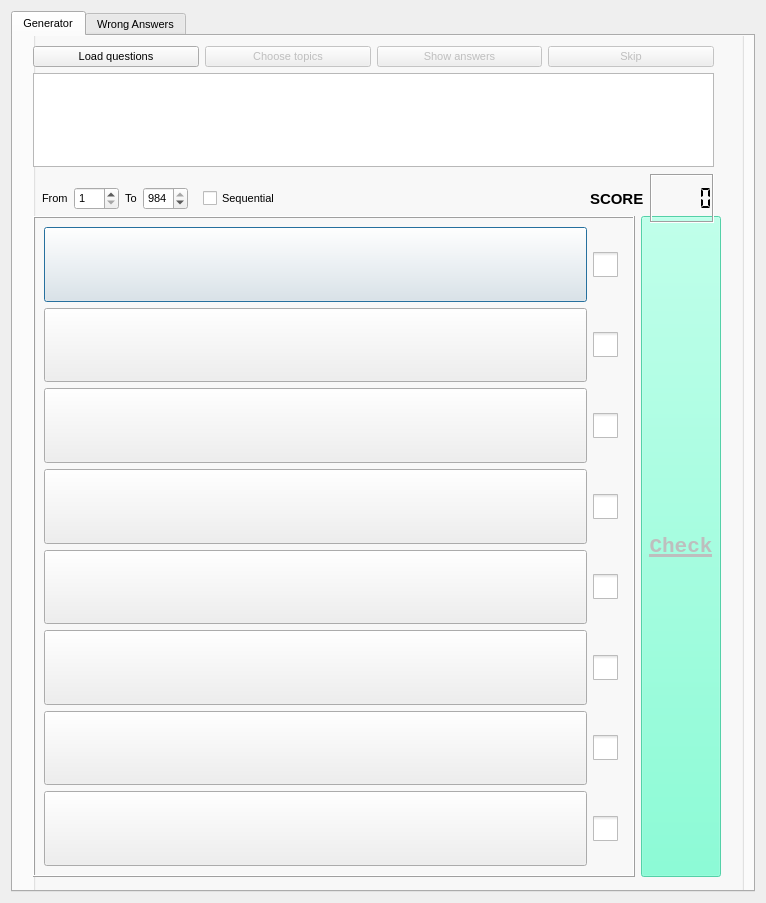
<?xml version="1.0" encoding="UTF-8"?>
<ui version="4.0">
 <class>QuestionGenerator</class>
 <widget class="QDialog" name="QuestionGenerator">
  <property name="geometry">
   <rect>
    <x>0</x>
    <y>0</y>
    <width>766</width>
    <height>903</height>
   </rect>
  </property>
  <property name="sizePolicy">
   <sizepolicy hsizetype="MinimumExpanding" vsizetype="MinimumExpanding">
    <horstretch>0</horstretch>
    <verstretch>0</verstretch>
   </sizepolicy>
  </property>
  <property name="font">
   <font>
    <pointsize>8</pointsize>
   </font>
  </property>
  <property name="windowTitle">
   <string>Dialog</string>
  </property>
  <layout class="QGridLayout" name="gridLayout">
   <item row="0" column="1">
    <widget class="QTabWidget" name="tabWidget">
     <property name="currentIndex">
      <number>0</number>
     </property>
     <widget class="QWidget" name="tab_3">
      <attribute name="title">
       <string>Generator</string>
      </attribute>
      <widget class="QGroupBox" name="groupBox_3">
       <property name="geometry">
        <rect>
         <x>20</x>
         <y>-20</y>
         <width>711</width>
         <height>1051</height>
        </rect>
       </property>
       <property name="title">
        <string/>
       </property>
       <widget class="QWidget" name="layoutWidget">
        <property name="geometry">
         <rect>
          <x>0</x>
          <y>200</y>
          <width>688</width>
          <height>661</height>
         </rect>
        </property>
        <layout class="QHBoxLayout" name="horizontalLayout_9">
         <item>
          <widget class="QFrame" name="frame">
           <property name="sizePolicy">
            <sizepolicy hsizetype="MinimumExpanding" vsizetype="MinimumExpanding">
             <horstretch>0</horstretch>
             <verstretch>0</verstretch>
            </sizepolicy>
           </property>
           <property name="minimumSize">
            <size>
             <width>591</width>
             <height>381</height>
            </size>
           </property>
           <property name="styleSheet">
            <string notr="true"/>
           </property>
           <property name="frameShape">
            <enum>QFrame::Box</enum>
           </property>
           <property name="frameShadow">
            <enum>QFrame::Raised</enum>
           </property>
           <layout class="QHBoxLayout" name="horizontalLayout_12">
            <item>
             <layout class="QVBoxLayout" name="verticalLayout">
              <property name="sizeConstraint">
               <enum>QLayout::SetMinimumSize</enum>
              </property>
              <item>
               <layout class="QHBoxLayout" name="horizontalLayout">
                <item>
                 <widget class="QPushButton" name="answerButton_1">
                  <property name="sizePolicy">
                   <sizepolicy hsizetype="MinimumExpanding" vsizetype="MinimumExpanding">
                    <horstretch>0</horstretch>
                    <verstretch>0</verstretch>
                   </sizepolicy>
                  </property>
                  <property name="text">
                   <string/>
                  </property>
                 </widget>
                </item>
                <item>
                 <widget class="QCheckBox" name="checkBox">
                  <property name="sizePolicy">
                   <sizepolicy hsizetype="Maximum" vsizetype="Maximum">
                    <horstretch>0</horstretch>
                    <verstretch>0</verstretch>
                   </sizepolicy>
                  </property>
                  <property name="styleSheet">
                   <string notr="true">QCheckBox::indicator {width: 25px;     height: 25px;}
</string>
                  </property>
                  <property name="text">
                   <string/>
                  </property>
                 </widget>
                </item>
               </layout>
              </item>
              <item>
               <layout class="QHBoxLayout" name="horizontalLayout_2">
                <item>
                 <widget class="QPushButton" name="answerButton_2">
                  <property name="sizePolicy">
                   <sizepolicy hsizetype="MinimumExpanding" vsizetype="MinimumExpanding">
                    <horstretch>0</horstretch>
                    <verstretch>0</verstretch>
                   </sizepolicy>
                  </property>
                  <property name="text">
                   <string/>
                  </property>
                 </widget>
                </item>
                <item>
                 <widget class="QCheckBox" name="checkBox_2">
                  <property name="sizePolicy">
                   <sizepolicy hsizetype="Maximum" vsizetype="Maximum">
                    <horstretch>0</horstretch>
                    <verstretch>0</verstretch>
                   </sizepolicy>
                  </property>
                  <property name="styleSheet">
                   <string notr="true">QCheckBox::indicator {width: 25px;     height: 25px;}</string>
                  </property>
                  <property name="text">
                   <string/>
                  </property>
                 </widget>
                </item>
               </layout>
              </item>
              <item>
               <layout class="QHBoxLayout" name="horizontalLayout_3">
                <item>
                 <widget class="QPushButton" name="answerButton_3">
                  <property name="sizePolicy">
                   <sizepolicy hsizetype="MinimumExpanding" vsizetype="MinimumExpanding">
                    <horstretch>0</horstretch>
                    <verstretch>0</verstretch>
                   </sizepolicy>
                  </property>
                  <property name="text">
                   <string/>
                  </property>
                 </widget>
                </item>
                <item alignment="Qt::AlignRight">
                 <widget class="QCheckBox" name="checkBox_3">
                  <property name="sizePolicy">
                   <sizepolicy hsizetype="Maximum" vsizetype="Maximum">
                    <horstretch>0</horstretch>
                    <verstretch>0</verstretch>
                   </sizepolicy>
                  </property>
                  <property name="styleSheet">
                   <string notr="true">QCheckBox::indicator {width: 25px;     height: 25px;}</string>
                  </property>
                  <property name="text">
                   <string/>
                  </property>
                  <property name="iconSize">
                   <size>
                    <width>27</width>
                    <height>19</height>
                   </size>
                  </property>
                 </widget>
                </item>
               </layout>
              </item>
              <item>
               <layout class="QHBoxLayout" name="horizontalLayout_4">
                <item>
                 <widget class="QPushButton" name="answerButton_4">
                  <property name="sizePolicy">
                   <sizepolicy hsizetype="MinimumExpanding" vsizetype="MinimumExpanding">
                    <horstretch>0</horstretch>
                    <verstretch>0</verstretch>
                   </sizepolicy>
                  </property>
                  <property name="text">
                   <string/>
                  </property>
                 </widget>
                </item>
                <item alignment="Qt::AlignRight">
                 <widget class="QCheckBox" name="checkBox_4">
                  <property name="sizePolicy">
                   <sizepolicy hsizetype="Maximum" vsizetype="Maximum">
                    <horstretch>0</horstretch>
                    <verstretch>0</verstretch>
                   </sizepolicy>
                  </property>
                  <property name="styleSheet">
                   <string notr="true">QCheckBox::indicator {width: 25px;     height: 25px;}</string>
                  </property>
                  <property name="text">
                   <string/>
                  </property>
                 </widget>
                </item>
               </layout>
              </item>
              <item>
               <layout class="QHBoxLayout" name="horizontalLayout_5">
                <item>
                 <widget class="QPushButton" name="answerButton_5">
                  <property name="sizePolicy">
                   <sizepolicy hsizetype="MinimumExpanding" vsizetype="MinimumExpanding">
                    <horstretch>0</horstretch>
                    <verstretch>0</verstretch>
                   </sizepolicy>
                  </property>
                  <property name="text">
                   <string/>
                  </property>
                 </widget>
                </item>
                <item alignment="Qt::AlignRight">
                 <widget class="QCheckBox" name="checkBox_5">
                  <property name="styleSheet">
                   <string notr="true">QCheckBox::indicator {width: 25px;     height: 25px;}</string>
                  </property>
                  <property name="text">
                   <string/>
                  </property>
                 </widget>
                </item>
               </layout>
              </item>
              <item>
               <layout class="QHBoxLayout" name="horizontalLayout_6">
                <item>
                 <widget class="QPushButton" name="answerButton_6">
                  <property name="sizePolicy">
                   <sizepolicy hsizetype="MinimumExpanding" vsizetype="MinimumExpanding">
                    <horstretch>0</horstretch>
                    <verstretch>0</verstretch>
                   </sizepolicy>
                  </property>
                  <property name="text">
                   <string/>
                  </property>
                 </widget>
                </item>
                <item alignment="Qt::AlignRight">
                 <widget class="QCheckBox" name="checkBox_6">
                  <property name="styleSheet">
                   <string notr="true">QCheckBox::indicator {width: 25px;     height: 25px;}</string>
                  </property>
                  <property name="text">
                   <string/>
                  </property>
                 </widget>
                </item>
               </layout>
              </item>
              <item>
               <layout class="QHBoxLayout" name="horizontalLayout_7">
                <item>
                 <widget class="QPushButton" name="answerButton_7">
                  <property name="sizePolicy">
                   <sizepolicy hsizetype="MinimumExpanding" vsizetype="MinimumExpanding">
                    <horstretch>0</horstretch>
                    <verstretch>0</verstretch>
                   </sizepolicy>
                  </property>
                  <property name="text">
                   <string/>
                  </property>
                 </widget>
                </item>
                <item alignment="Qt::AlignRight">
                 <widget class="QCheckBox" name="checkBox_7">
                  <property name="styleSheet">
                   <string notr="true">QCheckBox::indicator {width: 25px;     height: 25px;}</string>
                  </property>
                  <property name="text">
                   <string/>
                  </property>
                 </widget>
                </item>
               </layout>
              </item>
              <item>
               <layout class="QHBoxLayout" name="horizontalLayout_8">
                <item>
                 <widget class="QPushButton" name="answerButton_8">
                  <property name="sizePolicy">
                   <sizepolicy hsizetype="MinimumExpanding" vsizetype="MinimumExpanding">
                    <horstretch>0</horstretch>
                    <verstretch>0</verstretch>
                   </sizepolicy>
                  </property>
                  <property name="text">
                   <string/>
                  </property>
                 </widget>
                </item>
                <item alignment="Qt::AlignRight">
                 <widget class="QCheckBox" name="checkBox_8">
                  <property name="sizePolicy">
                   <sizepolicy hsizetype="Maximum" vsizetype="Maximum">
                    <horstretch>0</horstretch>
                    <verstretch>0</verstretch>
                   </sizepolicy>
                  </property>
                  <property name="styleSheet">
                   <string notr="true">QCheckBox::indicator {width: 25px;     height: 25px;}</string>
                  </property>
                  <property name="text">
                   <string/>
                  </property>
                 </widget>
                </item>
               </layout>
              </item>
             </layout>
            </item>
           </layout>
          </widget>
         </item>
         <item>
          <widget class="QPushButton" name="check">
           <property name="enabled">
            <bool>false</bool>
           </property>
           <property name="sizePolicy">
            <sizepolicy hsizetype="Minimum" vsizetype="Minimum">
             <horstretch>0</horstretch>
             <verstretch>0</verstretch>
            </sizepolicy>
           </property>
           <property name="font">
            <font>
             <family>Consolas</family>
             <pointsize>16</pointsize>
             <weight>75</weight>
             <italic>false</italic>
             <bold>true</bold>
             <underline>true</underline>
             <strikeout>false</strikeout>
             <kerning>true</kerning>
            </font>
           </property>
           <property name="styleSheet">
            <string notr="true">QPushButton {background:rgb(102, 255, 204)}</string>
           </property>
           <property name="text">
            <string>Check</string>
           </property>
          </widget>
         </item>
        </layout>
       </widget>
       <widget class="QWidget" name="widget_3" native="true">
        <property name="geometry">
         <rect>
          <x>320</x>
          <y>20</y>
          <width>201</width>
          <height>45</height>
         </rect>
        </property>
       </widget>
       <widget class="QWidget" name="layoutWidget">
        <property name="geometry">
         <rect>
          <x>0</x>
          <y>30</y>
          <width>681</width>
          <height>121</height>
         </rect>
        </property>
        <layout class="QVBoxLayout" name="verticalLayout_2">
         <item>
          <layout class="QHBoxLayout" name="horizontalLayout_11">
           <item>
            <widget class="QPushButton" name="loadDefault">
             <property name="text">
              <string>Load questions</string>
             </property>
            </widget>
           </item>
           <item>
            <widget class="QPushButton" name="chooseTopicsButton">
             <property name="enabled">
              <bool>false</bool>
             </property>
             <property name="text">
              <string>Choose topics</string>
             </property>
            </widget>
           </item>
           <item>
            <widget class="QPushButton" name="showAnswersButton">
             <property name="enabled">
              <bool>false</bool>
             </property>
             <property name="text">
              <string>Show answers</string>
             </property>
            </widget>
           </item>
           <item>
            <widget class="QPushButton" name="generate">
             <property name="enabled">
              <bool>false</bool>
             </property>
             <property name="text">
              <string>Skip</string>
             </property>
             <property name="checkable">
              <bool>false</bool>
             </property>
            </widget>
           </item>
          </layout>
         </item>
         <item>
          <widget class="QTextEdit" name="textEdit">
           <property name="font">
            <font>
             <pointsize>12</pointsize>
            </font>
           </property>
           <property name="readOnly">
            <bool>true</bool>
           </property>
          </widget>
         </item>
        </layout>
       </widget>
       <widget class="QWidget" name="layoutWidget">
        <property name="geometry">
         <rect>
          <x>0</x>
          <y>158</y>
          <width>681</width>
          <height>49</height>
         </rect>
        </property>
        <layout class="QHBoxLayout" name="horizontalLayout_24">
         <item>
          <layout class="QHBoxLayout" name="horizontalLayout_23">
           <item>
            <widget class="QWidget" name="widget_2" native="true">
             <layout class="QHBoxLayout" name="horizontalLayout_13">
              <item>
               <widget class="QLabel" name="label_9">
                <property name="text">
                 <string>From</string>
                </property>
               </widget>
              </item>
              <item>
               <widget class="QSpinBox" name="minSpinBox">
                <property name="minimum">
                 <number>1</number>
                </property>
                <property name="maximum">
                 <number>983</number>
                </property>
               </widget>
              </item>
              <item>
               <widget class="QLabel" name="label_10">
                <property name="text">
                 <string>To</string>
                </property>
               </widget>
              </item>
              <item>
               <widget class="QSpinBox" name="maxSpinBox">
                <property name="sizePolicy">
                 <sizepolicy hsizetype="Minimum" vsizetype="Maximum">
                  <horstretch>0</horstretch>
                  <verstretch>0</verstretch>
                 </sizepolicy>
                </property>
                <property name="minimum">
                 <number>1</number>
                </property>
                <property name="maximum">
                 <number>984</number>
                </property>
                <property name="value">
                 <number>984</number>
                </property>
               </widget>
              </item>
             </layout>
            </widget>
           </item>
           <item>
            <widget class="QCheckBox" name="sequential">
             <property name="text">
              <string>Sequential</string>
             </property>
            </widget>
           </item>
          </layout>
         </item>
         <item>
          <spacer name="horizontalSpacer">
           <property name="orientation">
            <enum>Qt::Horizontal</enum>
           </property>
           <property name="sizeHint" stdset="0">
            <size>
             <width>40</width>
             <height>20</height>
            </size>
           </property>
          </spacer>
         </item>
         <item>
          <layout class="QHBoxLayout" name="horizontalLayout_22">
           <item>
            <widget class="QLabel" name="label_12">
             <property name="font">
              <font>
               <pointsize>11</pointsize>
               <weight>75</weight>
               <bold>true</bold>
               <underline>false</underline>
              </font>
             </property>
             <property name="text">
              <string>SCORE</string>
             </property>
            </widget>
           </item>
           <item>
            <widget class="QLCDNumber" name="score">
             <property name="frameShape">
              <enum>QFrame::Box</enum>
             </property>
             <property name="frameShadow">
              <enum>QFrame::Sunken</enum>
             </property>
             <property name="segmentStyle">
              <enum>QLCDNumber::Flat</enum>
             </property>
            </widget>
           </item>
          </layout>
         </item>
        </layout>
       </widget>
      </widget>
      <widget class="QWidget" name="horizontalLayoutWidget">
       <property name="geometry">
        <rect>
         <x>770</x>
         <y>120</y>
         <width>160</width>
         <height>80</height>
        </rect>
       </property>
       <layout class="QHBoxLayout" name="horizontalLayout_14">
        <property name="spacing">
         <number>0</number>
        </property>
        <item>
         <widget class="QLabel" name="label">
          <property name="sizePolicy">
           <sizepolicy hsizetype="Expanding" vsizetype="Expanding">
            <horstretch>0</horstretch>
            <verstretch>0</verstretch>
           </sizepolicy>
          </property>
          <property name="mouseTracking">
           <bool>true</bool>
          </property>
          <property name="text">
           <string/>
          </property>
          <property name="alignment">
           <set>Qt::AlignCenter</set>
          </property>
          <property name="wordWrap">
           <bool>true</bool>
          </property>
          <property name="textInteractionFlags">
           <set>Qt::NoTextInteraction</set>
          </property>
         </widget>
        </item>
       </layout>
      </widget>
      <widget class="QWidget" name="horizontalLayoutWidget_2">
       <property name="geometry">
        <rect>
         <x>770</x>
         <y>220</y>
         <width>160</width>
         <height>80</height>
        </rect>
       </property>
       <layout class="QHBoxLayout" name="horizontalLayout_15">
        <property name="spacing">
         <number>0</number>
        </property>
        <item>
         <widget class="QLabel" name="label_2">
          <property name="sizePolicy">
           <sizepolicy hsizetype="Expanding" vsizetype="Expanding">
            <horstretch>0</horstretch>
            <verstretch>0</verstretch>
           </sizepolicy>
          </property>
          <property name="mouseTracking">
           <bool>true</bool>
          </property>
          <property name="text">
           <string/>
          </property>
          <property name="alignment">
           <set>Qt::AlignCenter</set>
          </property>
          <property name="wordWrap">
           <bool>true</bool>
          </property>
          <property name="textInteractionFlags">
           <set>Qt::NoTextInteraction</set>
          </property>
         </widget>
        </item>
       </layout>
      </widget>
      <widget class="QWidget" name="horizontalLayoutWidget_3">
       <property name="geometry">
        <rect>
         <x>770</x>
         <y>320</y>
         <width>160</width>
         <height>80</height>
        </rect>
       </property>
       <layout class="QHBoxLayout" name="horizontalLayout_16">
        <property name="spacing">
         <number>0</number>
        </property>
        <item>
         <widget class="QLabel" name="label_3">
          <property name="sizePolicy">
           <sizepolicy hsizetype="Expanding" vsizetype="Expanding">
            <horstretch>0</horstretch>
            <verstretch>0</verstretch>
           </sizepolicy>
          </property>
          <property name="mouseTracking">
           <bool>true</bool>
          </property>
          <property name="text">
           <string/>
          </property>
          <property name="alignment">
           <set>Qt::AlignCenter</set>
          </property>
          <property name="wordWrap">
           <bool>true</bool>
          </property>
          <property name="textInteractionFlags">
           <set>Qt::NoTextInteraction</set>
          </property>
         </widget>
        </item>
       </layout>
      </widget>
      <widget class="QWidget" name="horizontalLayoutWidget_4">
       <property name="geometry">
        <rect>
         <x>760</x>
         <y>420</y>
         <width>160</width>
         <height>80</height>
        </rect>
       </property>
       <layout class="QHBoxLayout" name="horizontalLayout_17">
        <property name="spacing">
         <number>0</number>
        </property>
        <item>
         <widget class="QLabel" name="label_4">
          <property name="sizePolicy">
           <sizepolicy hsizetype="Expanding" vsizetype="Expanding">
            <horstretch>0</horstretch>
            <verstretch>0</verstretch>
           </sizepolicy>
          </property>
          <property name="mouseTracking">
           <bool>true</bool>
          </property>
          <property name="text">
           <string/>
          </property>
          <property name="alignment">
           <set>Qt::AlignCenter</set>
          </property>
          <property name="wordWrap">
           <bool>true</bool>
          </property>
          <property name="textInteractionFlags">
           <set>Qt::NoTextInteraction</set>
          </property>
         </widget>
        </item>
       </layout>
      </widget>
      <widget class="QWidget" name="horizontalLayoutWidget_5">
       <property name="geometry">
        <rect>
         <x>760</x>
         <y>520</y>
         <width>160</width>
         <height>80</height>
        </rect>
       </property>
       <layout class="QHBoxLayout" name="horizontalLayout_18">
        <property name="spacing">
         <number>0</number>
        </property>
        <item>
         <widget class="QLabel" name="label_5">
          <property name="sizePolicy">
           <sizepolicy hsizetype="Expanding" vsizetype="Expanding">
            <horstretch>0</horstretch>
            <verstretch>0</verstretch>
           </sizepolicy>
          </property>
          <property name="mouseTracking">
           <bool>true</bool>
          </property>
          <property name="text">
           <string/>
          </property>
          <property name="alignment">
           <set>Qt::AlignCenter</set>
          </property>
          <property name="wordWrap">
           <bool>true</bool>
          </property>
          <property name="textInteractionFlags">
           <set>Qt::NoTextInteraction</set>
          </property>
         </widget>
        </item>
       </layout>
      </widget>
      <widget class="QWidget" name="horizontalLayoutWidget_6">
       <property name="geometry">
        <rect>
         <x>760</x>
         <y>610</y>
         <width>160</width>
         <height>80</height>
        </rect>
       </property>
       <layout class="QHBoxLayout" name="horizontalLayout_19">
        <property name="spacing">
         <number>0</number>
        </property>
        <item>
         <widget class="QLabel" name="label_6">
          <property name="sizePolicy">
           <sizepolicy hsizetype="Expanding" vsizetype="Expanding">
            <horstretch>0</horstretch>
            <verstretch>0</verstretch>
           </sizepolicy>
          </property>
          <property name="mouseTracking">
           <bool>true</bool>
          </property>
          <property name="text">
           <string/>
          </property>
          <property name="alignment">
           <set>Qt::AlignCenter</set>
          </property>
          <property name="wordWrap">
           <bool>true</bool>
          </property>
          <property name="textInteractionFlags">
           <set>Qt::NoTextInteraction</set>
          </property>
         </widget>
        </item>
       </layout>
      </widget>
      <widget class="QWidget" name="horizontalLayoutWidget_7">
       <property name="geometry">
        <rect>
         <x>760</x>
         <y>700</y>
         <width>160</width>
         <height>51</height>
        </rect>
       </property>
       <layout class="QHBoxLayout" name="horizontalLayout_20">
        <property name="spacing">
         <number>0</number>
        </property>
        <item>
         <widget class="QLabel" name="label_7">
          <property name="sizePolicy">
           <sizepolicy hsizetype="Expanding" vsizetype="Expanding">
            <horstretch>0</horstretch>
            <verstretch>0</verstretch>
           </sizepolicy>
          </property>
          <property name="mouseTracking">
           <bool>true</bool>
          </property>
          <property name="text">
           <string/>
          </property>
          <property name="alignment">
           <set>Qt::AlignCenter</set>
          </property>
          <property name="wordWrap">
           <bool>true</bool>
          </property>
          <property name="textInteractionFlags">
           <set>Qt::NoTextInteraction</set>
          </property>
         </widget>
        </item>
       </layout>
      </widget>
      <widget class="QWidget" name="horizontalLayoutWidget_8">
       <property name="geometry">
        <rect>
         <x>760</x>
         <y>760</y>
         <width>160</width>
         <height>80</height>
        </rect>
       </property>
       <layout class="QHBoxLayout" name="horizontalLayout_21">
        <property name="spacing">
         <number>0</number>
        </property>
        <item>
         <widget class="QLabel" name="label_8">
          <property name="sizePolicy">
           <sizepolicy hsizetype="Expanding" vsizetype="Expanding">
            <horstretch>0</horstretch>
            <verstretch>0</verstretch>
           </sizepolicy>
          </property>
          <property name="mouseTracking">
           <bool>true</bool>
          </property>
          <property name="text">
           <string/>
          </property>
          <property name="alignment">
           <set>Qt::AlignCenter</set>
          </property>
          <property name="wordWrap">
           <bool>true</bool>
          </property>
          <property name="textInteractionFlags">
           <set>Qt::NoTextInteraction</set>
          </property>
         </widget>
        </item>
       </layout>
      </widget>
     </widget>
     <widget class="QWidget" name="tab_4">
      <attribute name="title">
       <string>Wrong Answers</string>
      </attribute>
      <widget class="QPushButton" name="clear">
       <property name="geometry">
        <rect>
         <x>20</x>
         <y>730</y>
         <width>121</width>
         <height>31</height>
        </rect>
       </property>
       <property name="text">
        <string>CLEAR</string>
       </property>
      </widget>
      <widget class="QWidget" name="layoutWidget">
       <property name="geometry">
        <rect>
         <x>10</x>
         <y>20</y>
         <width>541</width>
         <height>701</height>
        </rect>
       </property>
       <layout class="QVBoxLayout" name="verticalLayout_3">
        <item>
         <widget class="QLabel" name="label_11">
          <property name="font">
           <font>
            <italic>true</italic>
            <underline>true</underline>
           </font>
          </property>
          <property name="text">
           <string> You marked these as correct</string>
          </property>
         </widget>
        </item>
        <item>
         <widget class="QWidget" name="widget" native="true">
          <layout class="QHBoxLayout" name="horizontalLayout_10">
           <item>
            <widget class="QTextEdit" name="textEditWrongAnswers">
             <property name="readOnly">
              <bool>true</bool>
             </property>
            </widget>
           </item>
          </layout>
         </widget>
        </item>
       </layout>
      </widget>
     </widget>
    </widget>
   </item>
  </layout>
 </widget>
 <resources/>
 <connections/>
</ui>
